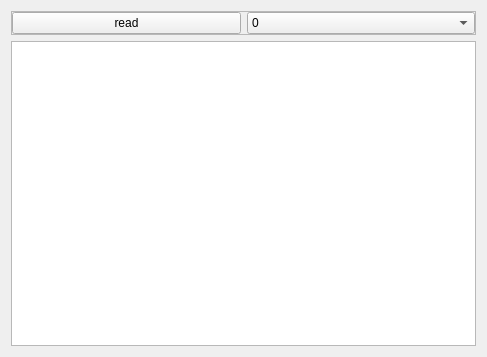
<?xml version="1.0" encoding="UTF-8"?>
<ui version="4.0">
 <class>MainWindow</class>
 <widget class="QMainWindow" name="MainWindow">
  <property name="geometry">
   <rect>
    <x>0</x>
    <y>0</y>
    <width>487</width>
    <height>357</height>
   </rect>
  </property>
  <property name="windowTitle">
   <string>MainWindow</string>
  </property>
  <widget class="QWidget" name="centralWidget">
   <layout class="QVBoxLayout" name="verticalLayout">
    <item>
     <widget class="QFrame" name="frame">
      <property name="frameShape">
       <enum>QFrame::StyledPanel</enum>
      </property>
      <property name="frameShadow">
       <enum>QFrame::Raised</enum>
      </property>
      <layout class="QHBoxLayout" name="horizontalLayout">
       <property name="leftMargin">
        <number>0</number>
       </property>
       <property name="topMargin">
        <number>0</number>
       </property>
       <property name="rightMargin">
        <number>0</number>
       </property>
       <property name="bottomMargin">
        <number>0</number>
       </property>
       <item>
        <widget class="QPushButton" name="btn">
         <property name="text">
          <string>read</string>
         </property>
        </widget>
       </item>
       <item>
        <widget class="QComboBox" name="cb">
         <item>
          <property name="text">
           <string>0</string>
          </property>
         </item>
         <item>
          <property name="text">
           <string>1001</string>
          </property>
         </item>
        </widget>
       </item>
      </layout>
     </widget>
    </item>
    <item>
     <widget class="QTextEdit" name="te">
      <property name="readOnly">
       <bool>true</bool>
      </property>
     </widget>
    </item>
   </layout>
  </widget>
 </widget>
 <layoutdefault spacing="6" margin="11"/>
 <resources/>
 <connections/>
</ui>
